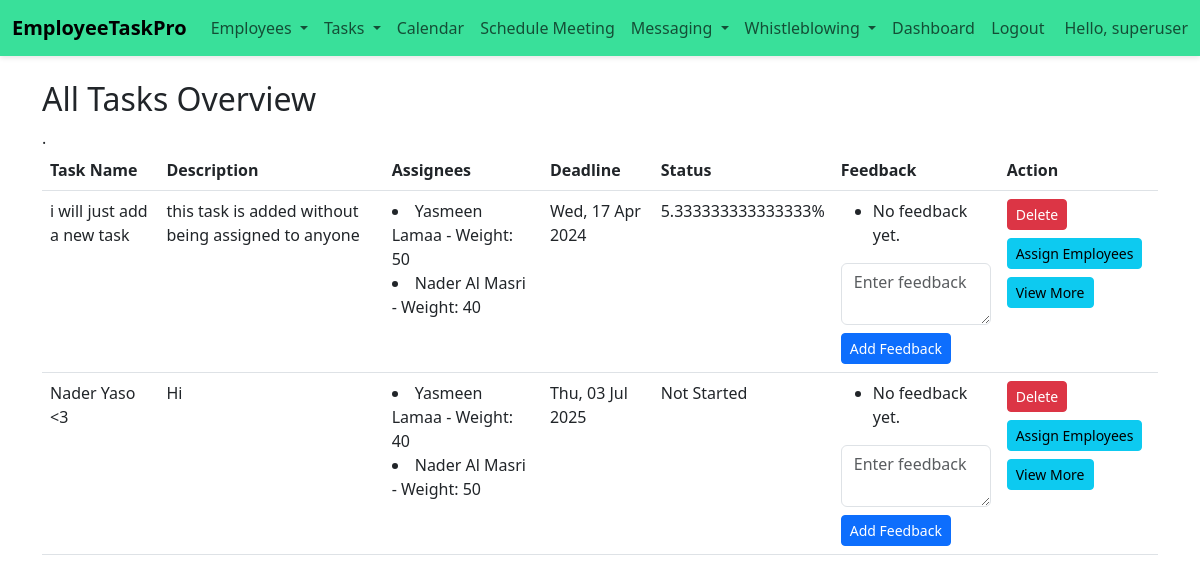
/emp/hr-tasks/ (signed in), run on the app's committed database.
### emp/models.py (models this page shows, shortened)
class Task(models.Model):
    title = models.CharField(max_length=200)
    description = models.TextField(blank=True, null=True)
    deadline = models.DateTimeField(null=True, blank=True)
    feedback = models.TextField(blank=True, null=True)
    urgency = models.CharField(
        max_length=50,
        choices=[('Low', 'Low'), ('Medium', 'Medium'), ('High', 'High')],
        default='Low'
    )
    status = models.CharField(
        max_length=50,
        choices=[('Not Started', 'Not Started'), ('In Progress', 'In Progress'), ('Completed', 'Completed')],
        default='Not Started'
    )
    progress_percentage = models.IntegerField(default=0, validators=[MinValueValidator(0), MaxValueValidator(100)],
                                              help_text='Progress percentage for tasks that are "In Progress"')
    date_created = models.DateTimeField(default=timezone.now)
    date_updated = models.DateTimeField(auto_now=True)

class TaskAssignee(models.Model):
    task = models.ForeignKey('Task', on_delete=models.CASCADE)
    emp = models.ForeignKey('Emp', on_delete=models.CASCADE)
    weight = models.IntegerField(help_text='Percentage of task responsibility')
    status = models.CharField(
        max_length=50,
        choices=[('Not Started', 'Not Started'), ('In Progress', 'In Progress'), ('Completed', 'Completed')],
        default='Not Started'
    )
    progress = models.IntegerField(default=0, help_text='Specific progress for tasks that are "In Progress"', validators=[MinValueValidator(0), MaxValueValidator(100)])
    class Meta:
        unique_together = ('task', 'emp')

class Emp(models.Model):
    firstname=models.CharField(max_length=200)
    fathername=models.CharField(max_length=200)
    lastname=models.CharField(max_length=200)
    gender = models.TextField(blank=True,null= True)
    dob = models.DateField(blank=True,null= True)
    emp_id=models.CharField(max_length=200)
    phone = models.CharField(max_length=20, null=True)
    email = models.EmailField(null=True)
    date_hired = models.DateField(default=timezone.now)
    salary = models.FloatField(default=0)
    date_added = models.DateTimeField(default=timezone.now)
    date_updated = models.DateTimeField(auto_now=True)
    address = models.CharField(max_length=100, null=True)
    status=models.BooleanField(default=True)
    department=models.CharField(max_length=200, null=True)
    user = models.OneToOneField(User, on_delete=models.CASCADE, null=True)

### emp/views.py (the view)
# urls.py: path('hr-tasks/', hr_task_overview, name='hr_task_overview'),
@login_required
def hr_task_overview(request):
    if not request.user.groups.filter(name='HR').exists():
        return redirect('emp:emp_home')  # Adjust the redirect as needed
    tasks = Task.objects.all().prefetch_related('taskassignee_set__emp')
    tasks_with_progress = []
    for task in tasks:
        if task.status == 'In Progress':
            total_weight = sum(assignee.weight for assignee in task.taskassignee_set.all())
            if total_weight > 0:
                weighted_progress = sum(
                    assignee.weight * assignee.progress for assignee in task.taskassignee_set.all()
                )
                progress_percentage = weighted_progress / total_weight
            else:
                progress_percentage = 0
            task.progress_display = f"{progress_percentage}%"
        else:
            task.progress_display = task.status  # Not in progress, show status directly
        tasks_with_progress.append(task)
    context = {'tasks': tasks_with_progress}
    return render(request, 'emp/hr_task_overview.html', context)

### emp/context_processors.py (called while the page is built)
def user_roles(request):
    is_hr_or_manager = request.user.groups.filter(name__in=['HR', 'Manager']).exists()
    is_employee = request.user.groups.filter(name='Employee').exists()
    return {
        'is_hr_or_manager': is_hr_or_manager,
        'is_employee': is_employee,
    }

### templates/emp/hr_task_overview.html (shortened to what this page needs)
{% load static %}
<!doctype html>
<html lang="en">
<head>
    <link href="https://cdn.jsdelivr.net/npm/bootstrap@5.2.2/dist/css/bootstrap.min.css"
          rel="stylesheet"
>
</head>
<body>
{% include 'emp/navbar.html' %}
<div class="container my-4">
    <h2>All Tasks Overview</h2>
    <table class="table">
        <thead>
            <tr>
                <th>Task Name</th>
                <th>Description</th>
                <th>Assignees</th>
                <th>Deadline</th>
                <th>Status</th>
                <th>Feedback</th>.
                <th>Action</th>
            </tr>
        </thead>
        <tbody>
            {% for task in tasks %}
            <tr>
                <td>{{ task.title }}</td>
                <td>{{ task.description }}</td>
                <td>
                    {% for assignee in task.taskassignee_set.all %}
                        <li>{{ assignee.emp.firstname }} {{ assignee.emp.lastname }} - Weight: {{ assignee.weight }}</li>
                    {% endfor %}
                </td>
                <td>{{ task.deadline|date:"D, d M Y" }}</td>
                <td>{{ task.progress_display }}</td>
                <td>
                    <ul>
                        {% for feedback in task.feedbacks.all %}
                        <li><strong>{{ feedback.created_by.username }}:</strong> {{ feedback.content }} ({{ feedback.created_at|date:"Y-m-d H:i" }})</li>
                        {% empty %}
                        <li>No feedback yet.</li>
                        {% endfor %}
                    </ul>
                    <form action="{% url 'emp:add_task_feedback' task.id %}" method="post">
                        <textarea name="feedback" class="form-control mb-2" placeholder="Enter feedback"></textarea>
                        <button type="submit" class="btn btn-primary btn-sm">Add Feedback</button>
                    </form>
                </td>
                <td>
                    <form action="{% url 'emp:delete_task' task.id %}" method="post" onsubmit="return confirm('Are you sure you want to delete this task?');">
                        <button type="submit" class="btn btn-danger btn-sm">Delete</button>
                    </form>
                    <a href="{% url 'emp:assign_task' task.id %}" class="btn btn-info btn-sm mt-2">Assign Employees</a>
                     <a href="{% url 'emp:view_more' %}" class="btn btn-info btn-sm mt-2">View More</a>
                </td>
            </tr>
            {% empty %}
            <tr>
                <td colspan="6" class="text-center">No tasks available.</td>
            </tr>
            {% endfor %}
        </tbody>
    </table>
</div>
</body>
</html>

### templates/emp/navbar.html (shortened to what this page needs)
{% load static %}
<!DOCTYPE html>
<html lang="en">
<head>
    <link rel="stylesheet" href="{% static 'css/navbar.css' %}">
    <link href="https://cdn.jsdelivr.net/npm/bootstrap@5.3.0/dist/css/bootstrap.min.css" rel="stylesheet">
</head>
<body>
    <nav class="navbar navbar-expand-lg" style="background-color: #39e09a;">
        <div class="container-fluid">
            <a class="navbar-brand" href="/emp/emp-dashboard/">EmployeeTaskPro</a>
            <div class="collapse navbar-collapse" id="navbarSupportedContent">
                <ul class="navbar-nav me-auto mb-2 mb-lg-0">
                    {% if is_hr_or_manager %}
                    <li class="nav-item dropdown">
                        <a class="nav-link dropdown-toggle" href="#" id="navbarDropdownMenuLink" role="button" data-bs-toggle="dropdown" aria-expanded="false">
                            Employees
                        </a>
                    </li>
                    <li class="nav-item dropdown">
                        <a class="nav-link dropdown-toggle" href="#" id="navbarDropdownTasks" role="button" data-bs-toggle="dropdown" aria-expanded="false">
                            Tasks
                        </a>
                    </li>
                    <li class="nav-item">
                        <a class="nav-link" href="/emp/calendar/">Calendar</a>
                    </li>
                    <li class="nav-item">
                        <a class="nav-link" href="/emp/add-meeting/">Schedule Meeting</a>
                    </li>
                    {% endif %}
                    <li class="nav-item dropdown">
                        <a class="nav-link dropdown-toggle" href="#" id="navbarDropdownMessaging" role="button" data-bs-toggle="dropdown" aria-expanded="false">
                            Messaging
                        </a>
                    </li>
                    {% if request.user.is_authenticated %}
                    <li class="nav-item dropdown">
                        <a class="nav-link dropdown-toggle" href="#" id="navbarDropdownWhistleblowing" role="button" data-bs-toggle="dropdown" aria-expanded="false">
                            Whistleblowing
                        </a>
                    </li>
                    {% endif %}
                    <li class="nav-item">
                        <a class="nav-link" href="/emp/emp-dashboard/">Dashboard</a>
                    </li>
                </ul>
                <ul class="navbar-nav ms-auto mb-2 mb-lg-0">
                    {% if request.user.is_authenticated %}
                    <li class="nav-item">
                        <form action="{% url 'logout' %}" method="post">
                            <button type="submit" class="btn btn-link nav-link" style="padding: 0; border: none; background: none; margin-right: 20px;">Logout</button>
                        </form>
                    </li>
                    {% else %}
                    <li class="nav-item">
                        <a class="nav-link" href="{% url 'emp:custom_login' %}">Login</a>
                    </li>
                    {% endif %}
                    <li class="nav-item">
                        <span class="navbar-text mr-3">
                        Hello, {{ request.user.username }}
                        </span>
                    </li>
                </ul>
            </div>
        </div>
    </nav>
</body>
</html>

### static/css/navbar.css (style rules this page uses)
body { font-family: 'Arial', sans-serif; margin: 0; padding: 0; background: #f4f4f4; }
.navbar { box-shadow: 0 2px 5px rgba(0,0,0,0.1); font-size: 16px; }
.navbar-brand { font-weight: bold; color: #ffffff; }
.nav-link { color: #ffffff; transition: color 0.3s; }
.btn-link { color: #ffffff; transition: color 0.3s; }

### data on the page
Task: title "i will just add a new task", description "this task is added without being assigned to anyone", deadline "Wed, 17 Apr 2024", progress_display "5.333333333333333%"
TaskAssignee: emp.firstname "Yasmeen", emp.lastname "Lamaa", weight "50"
TaskAssignee: emp.firstname "Nader", emp.lastname "Al Masri", weight "40"
Task: title "Nader Yaso <3", description "Hi", deadline "Thu, 03 Jul 2025", progress_display "Not Started"
TaskAssignee: emp.firstname "Yasmeen", emp.lastname "Lamaa", weight "40"
TaskAssignee: emp.firstname "Nader", emp.lastname "Al Masri", weight "50"

### other printed values
{{ request.user.username }} "superuser"
